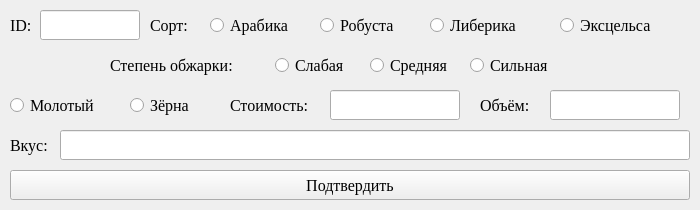
<?xml version="1.0" encoding="UTF-8"?>
<ui version="4.0">
 <class>additional_window</class>
 <widget class="QWidget" name="additional_window">
  <property name="geometry">
   <rect>
    <x>0</x>
    <y>0</y>
    <width>700</width>
    <height>210</height>
   </rect>
  </property>
  <property name="minimumSize">
   <size>
    <width>700</width>
    <height>210</height>
   </size>
  </property>
  <property name="maximumSize">
   <size>
    <width>700</width>
    <height>210</height>
   </size>
  </property>
  <property name="baseSize">
   <size>
    <width>600</width>
    <height>600</height>
   </size>
  </property>
  <property name="font">
   <font>
    <family>Times New Roman</family>
    <pointsize>12</pointsize>
   </font>
  </property>
  <property name="windowTitle">
   <string>Form</string>
  </property>
  <widget class="QLabel" name="id_label">
   <property name="geometry">
    <rect>
     <x>10</x>
     <y>10</y>
     <width>30</width>
     <height>30</height>
    </rect>
   </property>
   <property name="text">
    <string>ID:</string>
   </property>
  </widget>
  <widget class="QLabel" name="grade_label">
   <property name="geometry">
    <rect>
     <x>150</x>
     <y>10</y>
     <width>50</width>
     <height>30</height>
    </rect>
   </property>
   <property name="text">
    <string>Сорт:</string>
   </property>
  </widget>
  <widget class="QLabel" name="degree_label">
   <property name="geometry">
    <rect>
     <x>110</x>
     <y>50</y>
     <width>160</width>
     <height>30</height>
    </rect>
   </property>
   <property name="text">
    <string>Степень обжарки:</string>
   </property>
  </widget>
  <widget class="QLabel" name="price_label">
   <property name="geometry">
    <rect>
     <x>230</x>
     <y>90</y>
     <width>100</width>
     <height>30</height>
    </rect>
   </property>
   <property name="text">
    <string>Стоимость:</string>
   </property>
  </widget>
  <widget class="QLabel" name="volume_label">
   <property name="geometry">
    <rect>
     <x>480</x>
     <y>90</y>
     <width>60</width>
     <height>30</height>
    </rect>
   </property>
   <property name="text">
    <string>Объём:</string>
   </property>
  </widget>
  <widget class="QLabel" name="taste_label">
   <property name="geometry">
    <rect>
     <x>10</x>
     <y>130</y>
     <width>50</width>
     <height>30</height>
    </rect>
   </property>
   <property name="text">
    <string>Вкус:</string>
   </property>
  </widget>
  <widget class="QLineEdit" name="id_edit">
   <property name="geometry">
    <rect>
     <x>40</x>
     <y>10</y>
     <width>100</width>
     <height>30</height>
    </rect>
   </property>
  </widget>
  <widget class="QRadioButton" name="arabic_button">
   <property name="geometry">
    <rect>
     <x>210</x>
     <y>10</y>
     <width>100</width>
     <height>30</height>
    </rect>
   </property>
   <property name="text">
    <string>Арабика</string>
   </property>
  </widget>
  <widget class="QRadioButton" name="robust_button">
   <property name="geometry">
    <rect>
     <x>320</x>
     <y>10</y>
     <width>100</width>
     <height>30</height>
    </rect>
   </property>
   <property name="text">
    <string>Робуста</string>
   </property>
  </widget>
  <widget class="QRadioButton" name="liberica_button">
   <property name="geometry">
    <rect>
     <x>430</x>
     <y>10</y>
     <width>120</width>
     <height>30</height>
    </rect>
   </property>
   <property name="text">
    <string>Либерика</string>
   </property>
  </widget>
  <widget class="QRadioButton" name="excelsa_button">
   <property name="geometry">
    <rect>
     <x>560</x>
     <y>10</y>
     <width>120</width>
     <height>30</height>
    </rect>
   </property>
   <property name="text">
    <string>Эксцельса</string>
   </property>
  </widget>
  <widget class="QRadioButton" name="weak_button">
   <property name="geometry">
    <rect>
     <x>275</x>
     <y>50</y>
     <width>90</width>
     <height>30</height>
    </rect>
   </property>
   <property name="text">
    <string>Слабая</string>
   </property>
  </widget>
  <widget class="QRadioButton" name="medium_button">
   <property name="geometry">
    <rect>
     <x>370</x>
     <y>50</y>
     <width>95</width>
     <height>30</height>
    </rect>
   </property>
   <property name="text">
    <string>Средняя</string>
   </property>
  </widget>
  <widget class="QRadioButton" name="strong_button">
   <property name="geometry">
    <rect>
     <x>470</x>
     <y>50</y>
     <width>95</width>
     <height>30</height>
    </rect>
   </property>
   <property name="text">
    <string>Сильная</string>
   </property>
  </widget>
  <widget class="QRadioButton" name="grind_true_button">
   <property name="geometry">
    <rect>
     <x>10</x>
     <y>90</y>
     <width>110</width>
     <height>30</height>
    </rect>
   </property>
   <property name="text">
    <string>Молотый</string>
   </property>
  </widget>
  <widget class="QRadioButton" name="grind_false_button">
   <property name="geometry">
    <rect>
     <x>130</x>
     <y>90</y>
     <width>80</width>
     <height>30</height>
    </rect>
   </property>
   <property name="text">
    <string>Зёрна</string>
   </property>
  </widget>
  <widget class="QLineEdit" name="price_edit">
   <property name="geometry">
    <rect>
     <x>330</x>
     <y>90</y>
     <width>130</width>
     <height>30</height>
    </rect>
   </property>
  </widget>
  <widget class="QLineEdit" name="volume_edit">
   <property name="geometry">
    <rect>
     <x>550</x>
     <y>90</y>
     <width>130</width>
     <height>30</height>
    </rect>
   </property>
  </widget>
  <widget class="QLineEdit" name="taste_edit">
   <property name="geometry">
    <rect>
     <x>60</x>
     <y>130</y>
     <width>630</width>
     <height>30</height>
    </rect>
   </property>
   <property name="text">
    <string/>
   </property>
  </widget>
  <widget class="QPushButton" name="exit_button">
   <property name="geometry">
    <rect>
     <x>10</x>
     <y>170</y>
     <width>680</width>
     <height>30</height>
    </rect>
   </property>
   <property name="text">
    <string>Подтвердить</string>
   </property>
  </widget>
 </widget>
 <resources/>
 <connections/>
</ui>
